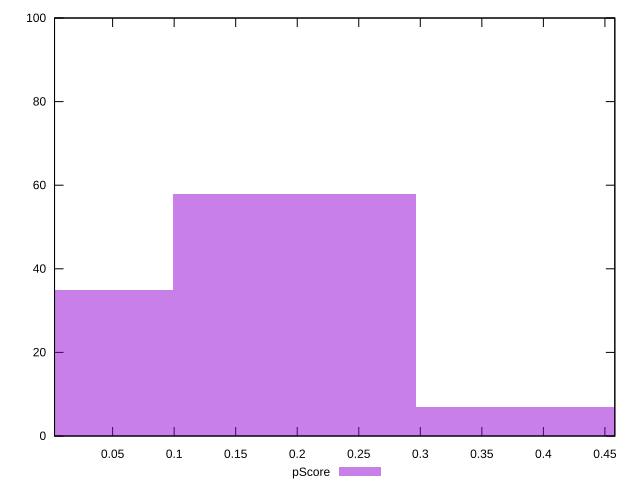

The gnuplot source for this figure:
reset

$pScore <<EOF
0 35
0.19751756241774526 58
0.3950351248354905 7
EOF

set key outside below
set boxwidth 0.19751756241774526
set xrange [0.0028023401719397545:0.45804711282568855]
set yrange [0:100]
set trange [0:100]
set style fill transparent solid 0.5 noborder
set terminal svg size 640, 490 enhanced background rgb 'white'
set output "reports/report_00028_2021-02-24T12-49-42.674Z/total-blocking-time/samples/astro/pScore/histogram.svg"

plot $pScore title "pScore" with boxes

reset
